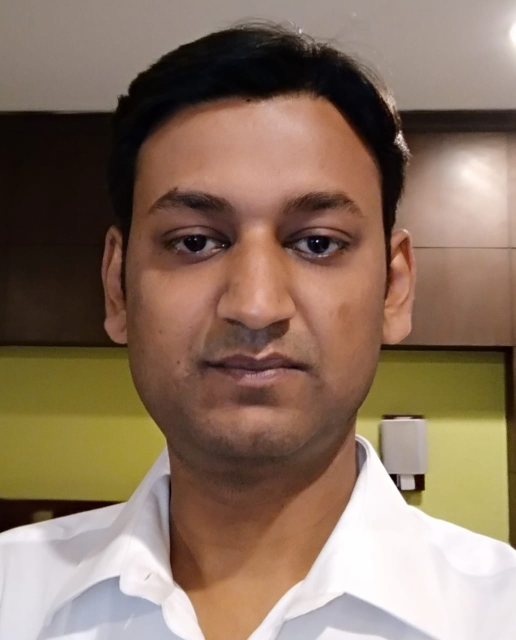
#> input picture images/nikhil.jpeg, 1031 x 1280 px (shown at 1/2 size)
$ python image1Test.py
#> lines starting #> are read from the running program, lines starting #| are printed output that depends on the picture
import cv2

# resize and color change
image = cv2.imread("images/nikhil.jpeg")
#> image is the input picture: shape (1280, 1031, 3); mean B, G, R 97.2, 115.1, 138.1

cv2.imshow("Original", image)
#print(image.shape)
cv2.waitKey(2000)

#resize_image=cv2.resize(image,(500,500))
# here we half the size of image
resize_image=cv2.resize(image,(int(image.shape[0]/2),int(image.shape[1]/2)))
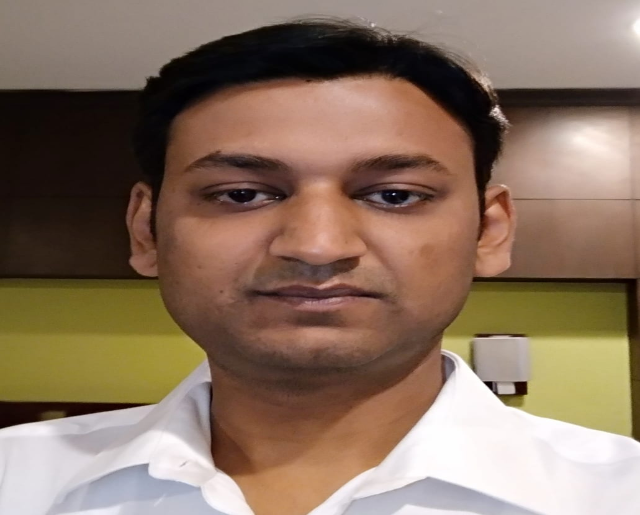
#> resize_image: shape (515, 640, 3); mean B, G, R 97.1, 115, 138

grayimage = cv2.cvtColor(resize_image, cv2.COLOR_BGR2GRAY)
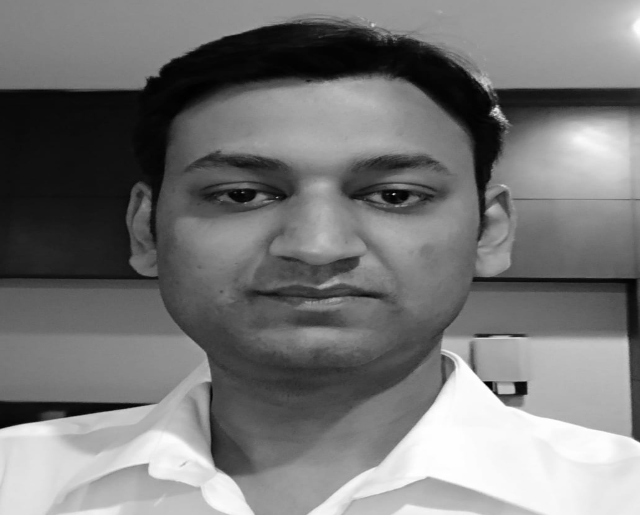
#> grayimage: shape (515, 640); min 1, max 255, mean 119.9
cv2.imshow("Hello", grayimage)

cv2.waitKey(2000)

cv2.destroyAllWindows()

$ run again, with images/image3.jpeg copied over images/nikhil.jpeg
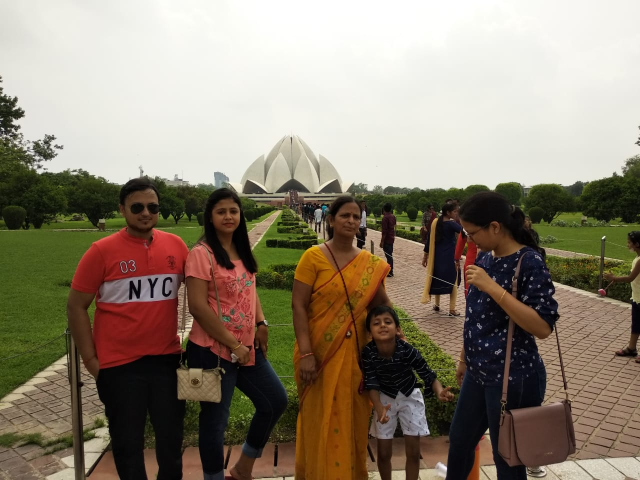
#> input picture images/image3.jpeg, 1280 x 960 px (shown at 1/2 size)
#> image is the input picture: shape (960, 1280, 3); mean B, G, R 113.6, 130.2, 141.5
#> `resize_image=cv2.resize(image,(int(image.shape[0]/2),int(image.shape[1..`:
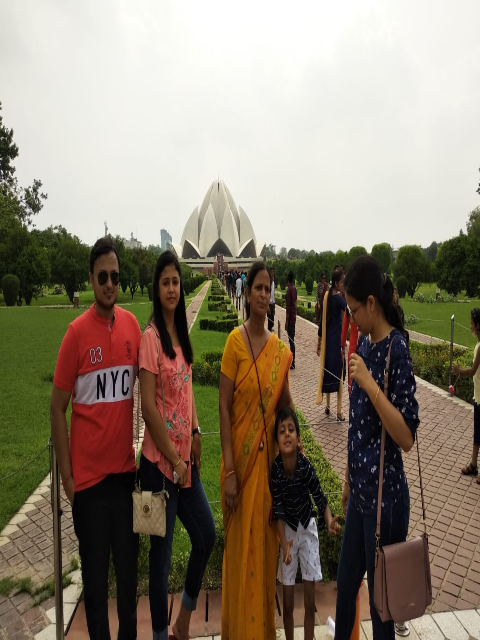
#> resize_image: shape (640, 480, 3); mean B, G, R 113.6, 130.2, 141.5
#> `grayimage = cv2.cvtColor(resize_image, cv2.COLOR_BGR2GRAY)`:
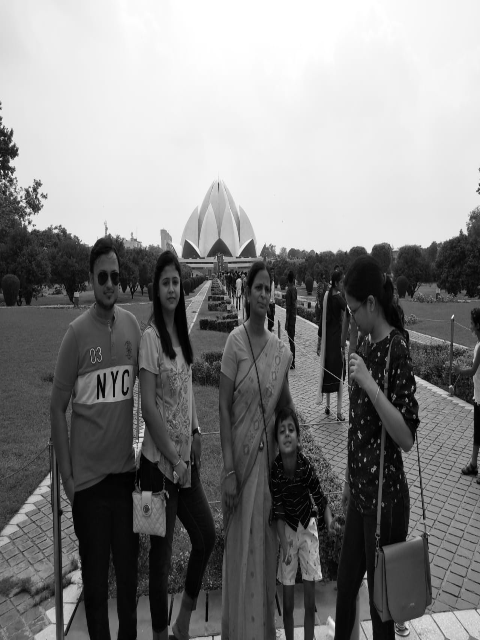
#> grayimage: shape (640, 480); min 0, max 255, mean 131.7
